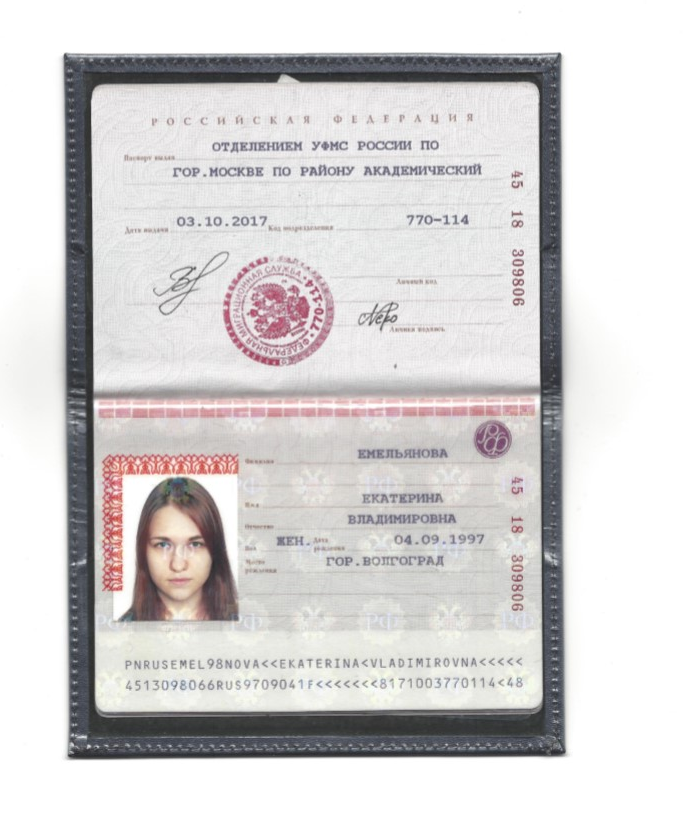
//> input picture dataset/00.jpg, 685 x 836 px
$ ./laba2 ../../../dataset/00.jpg   (built with g++ and OpenCV 4)
//> lines starting //> are read from the running program, lines starting //| are printed output that depends on the picture; after the words box and inside, x2 and y2 are one past the last pixel; in counts of white or black regions, pixels touching at a corner belong together
#include <opencv2/opencv.hpp>
#include <opencv2/highgui.hpp>

#include <math.h>

using namespace cv;

const int alpha_slider_max = 1000;
int alpha_slider = 0;
double alpha = 2.2;
double beta = 50;


Mat src1;
Mat src2;
Mat im_gray;
Mat dst;

int hbins = 256;
int histSize[] = { hbins };
float hranges[] = { 0, 255 };
const float* ranges[] = { hranges };
Mat hist;
int hist_w = 500; int hist_h = 255;
int bin_w = cvRound((double)hist_w / hbins);
Mat histImage(hist_h, hist_w, CV_8UC3, Scalar(0, 0, 0));

void on_trackbar( int, void* ) {
  alpha = (double) alpha_slider/alpha_slider_max ;

  for( int y = 0; y < src1.rows; ++y ) {
    for( int x = 0; x < src1.cols; ++x ) {
		  dst.at<uchar>(y, x) = std::pow((src1.at<uchar>(y, x)), 2) * (alpha_slider + 1);
    }}
  imshow("Destination", dst);

  histImage = Mat(hist_h, hist_w, CV_8UC3, Scalar(0, 0, 0));

  calcHist(&dst, 1, 0, Mat(), hist, 1, histSize, ranges, true, true);
  normalize(hist, hist, 0, 255, NORM_MINMAX);

  for (int i = 1; i < hbins; i++)
  {
	  line(histImage, Point(bin_w*(i - 1), hist_h - cvRound(hist.at<float>(i - 1))),
		  Point(bin_w*(i), hist_h - cvRound(hist.at<float>(i))),
		  Scalar(255, 255, 255), 2, 8, 0);
  }
  imshow("Graph", histImage);
}

int main( int argc, char** argv ) {

  if(argc == 1) {
    std::cout << "Put path to image!" << std::endl;
    return -1;
  } else if (argc == 2) {
    std::cout << argv[1] << std::endl;
    std::string path_1 = argv[1];
	src1 = imread(path_1, 0);
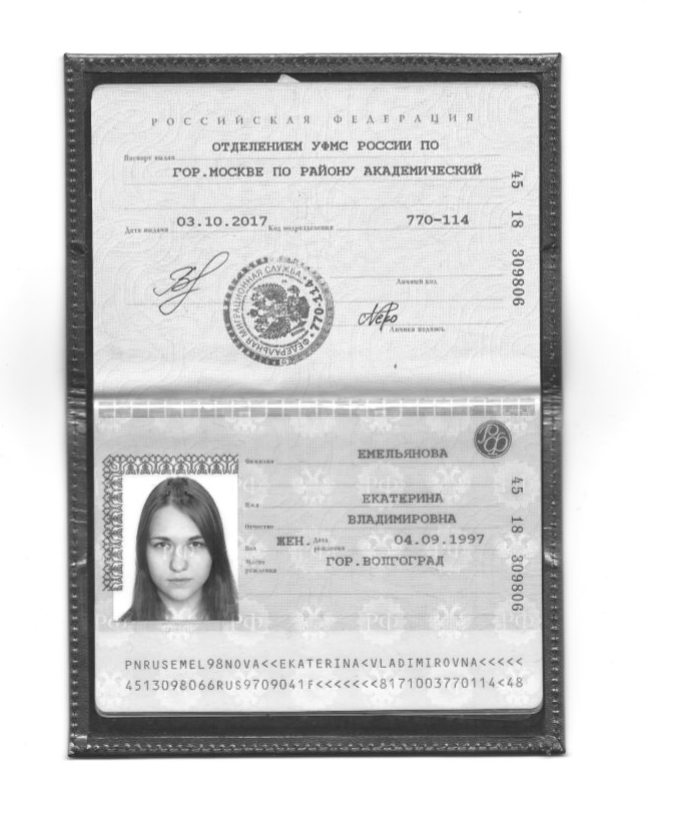
//> src1: 836 rows x 685 cols, CV_8UC1; min 34, max 255, mean 212.3
	threshold(src1, src1, 128, 255, THRESH_BINARY);
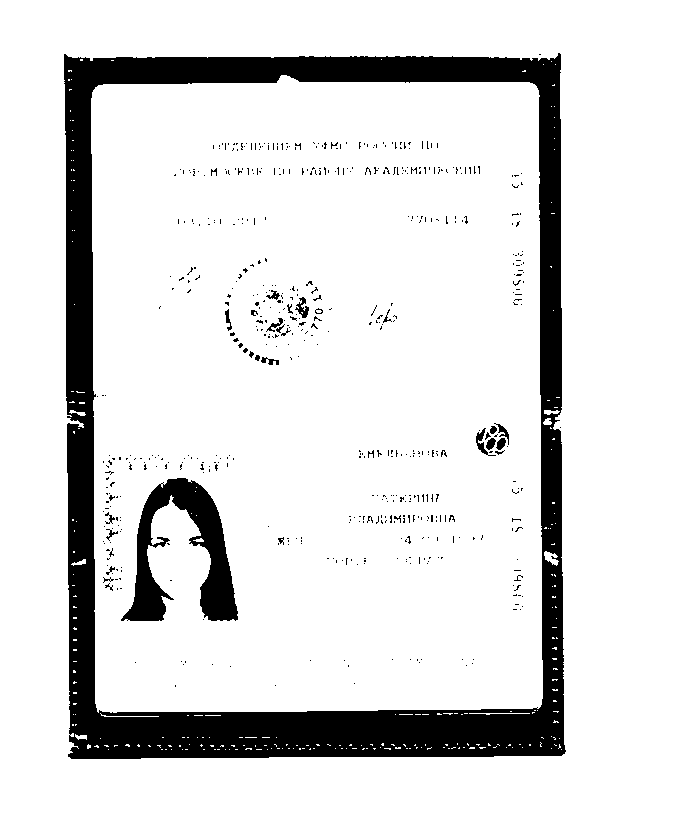
//> src1: 836 rows x 685 cols, CV_8UC1; 87% white; 564 black regions (531 under 20 px), largest, box (x1, y1, x2, y2) and area: (64, 53, 566, 759) 63882, (121, 478, 238, 621) 6872, (476, 428, 496, 456) 147
  }
  if( !src1.data ) { printf("Error loading src1 \n"); return -1; }
  dst = Mat::zeros(src1.size(), src1.type());

  alpha_slider = 0;

  namedWindow("Destination", WINDOW_AUTOSIZE);
  namedWindow("Graph", WINDOW_AUTOSIZE);

  //Trackbar
  char TrackbarName[50];
  sprintf( TrackbarName, "Alpha x %d", alpha_slider_max );
  createTrackbar(TrackbarName, "Destination", &alpha_slider, alpha_slider_max, on_trackbar);
  on_trackbar(alpha_slider, 0);
//> in on_trackbar, `calcHist(&dst, 1, 0, Mat(), hist, 1, histSize, ranges, true, true);`: hist = 256 values, max 498392 at index 1, min 0 at index 2, mean 2237; histSize = [256]; ranges = 1 item
//> in on_trackbar, `normalize(hist, hist, 0, 255, NORM_MINMAX);`: hist = 256 values, max 255 at index 1, min 0 at index 2, mean 1.14
//> after the loop in on_trackbar, `for (int i = 1; i < hbins; i++)`:
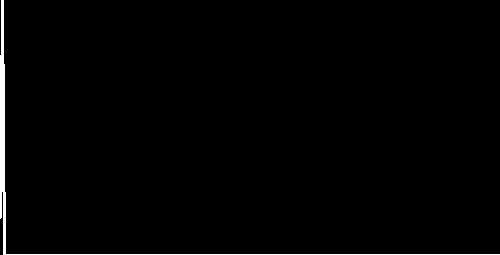
//> histImage: 255 rows x 500 cols, CV_8UC3; 1.2% white; 1 white region, box (x1, y1, x2, y2) and area: (0, 0, 500, 255) 1577

  waitKey(0);
  return 0;
}

$ run again, on dataset/04.jpg
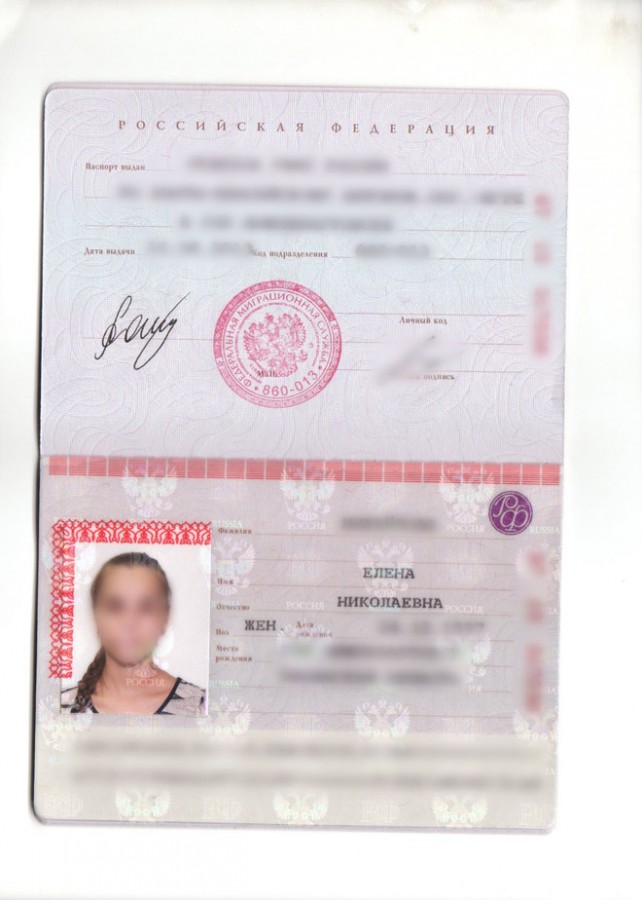
//> input picture dataset/04.jpg, 642 x 900 px
//> `src1 = imread(path_1, 0);`:
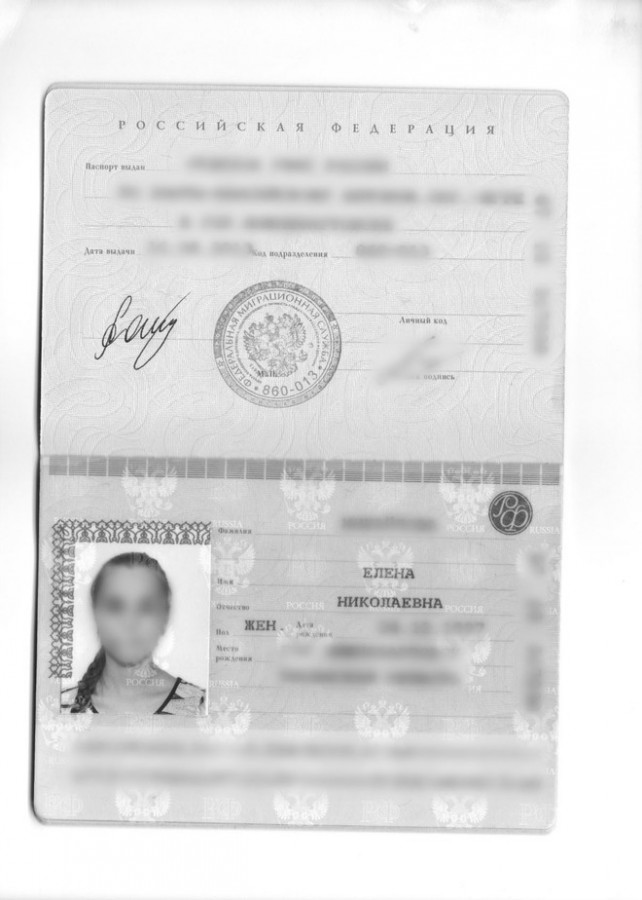
//> src1: 900 rows x 642 cols, CV_8UC1; min 28, max 255, mean 222.1
//> `threshold(src1, src1, 128, 255, THRESH_BINARY);`:
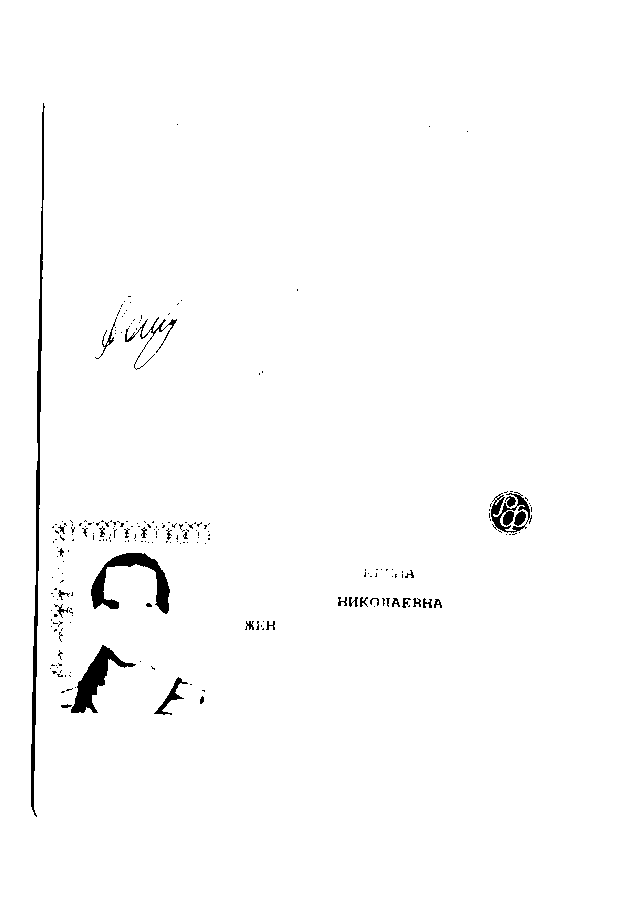
//> src1: 900 rows x 642 cols, CV_8UC1; 98.6% white; 228 black regions (196 under 20 px), largest, box (x1, y1, x2, y2) and area: (31, 103, 45, 817) 2092, (91, 553, 170, 614) 1557, (71, 645, 136, 713) 1363
//> in on_trackbar, `calcHist(&dst, 1, 0, Mat(), hist, 1, histSize, ranges, true, true);`: hist = 256 values, max 569694 at index 1, min 0 at index 2, mean 2257; histSize = [256]; ranges = 1 item
//> in on_trackbar, `normalize(hist, hist, 0, 255, NORM_MINMAX);`: hist = 256 values, max 255 at index 1, min 0 at index 2, mean 1.01

$ run again, on dataset/05.jpg
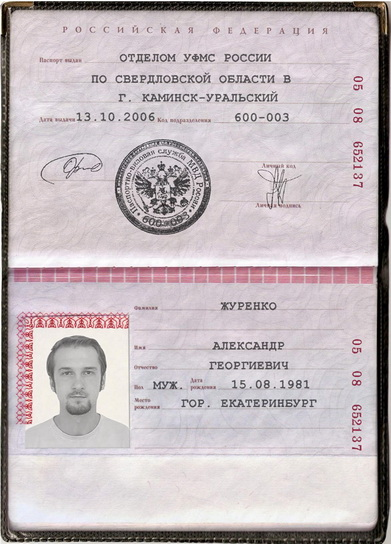
//> input picture dataset/05.jpg, 391 x 544 px
//> `src1 = imread(path_1, 0);`:
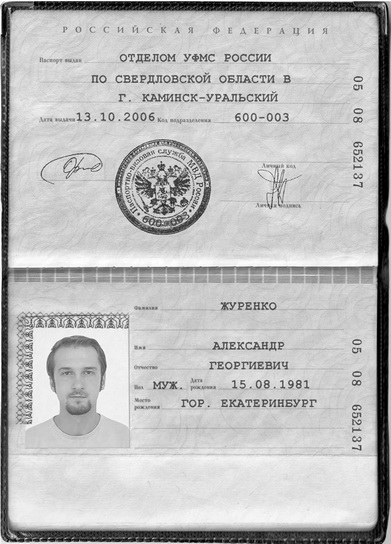
//> src1: 544 rows x 391 cols, CV_8UC1; min 0, max 255, mean 188.4
//> `threshold(src1, src1, 128, 255, THRESH_BINARY);`:
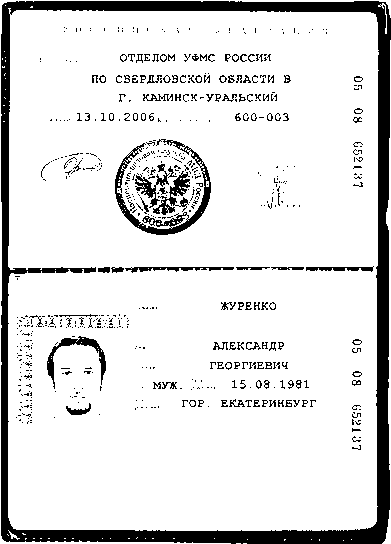
//> src1: 544 rows x 391 cols, CV_8UC1; 86.9% white; 609 black regions (501 under 20 px), largest, box (x1, y1, x2, y2) and area: (1, 1, 391, 544) 18761, (115, 139, 211, 235) 1653, (47, 336, 106, 389) 608
//> in on_trackbar, `calcHist(&dst, 1, 0, Mat(), hist, 1, histSize, ranges, true, true);`: hist = 256 values, max 184931 at index 1, min 0 at index 2, mean 830.9; histSize = [256]; ranges = 1 item
//> in on_trackbar, `normalize(hist, hist, 0, 255, NORM_MINMAX);`: hist = 256 values, max 255 at index 1, min 0 at index 2, mean 1.15
